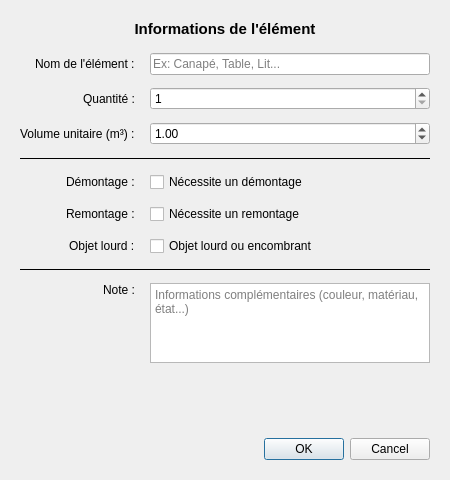
<?xml version="1.0" encoding="UTF-8"?>
<ui version="4.0">
 <class>ItemModifyierDialog</class>
 <widget class="QDialog" name="ItemModifyierDialog">
  <property name="geometry">
   <rect>
    <x>0</x>
    <y>0</y>
    <width>450</width>
    <height>480</height>
   </rect>
  </property>
  <property name="minimumSize">
   <size>
    <width>450</width>
    <height>480</height>
   </size>
  </property>
  <property name="maximumSize">
   <size>
    <width>450</width>
    <height>480</height>
   </size>
  </property>
  <property name="windowTitle">
   <string>Éditeur d'élément</string>
  </property>
  <property name="modal">
   <bool>true</bool>
  </property>
  <layout class="QVBoxLayout" name="verticalLayout">
   <property name="spacing">
    <number>15</number>
   </property>
   <property name="leftMargin">
    <number>20</number>
   </property>
   <property name="topMargin">
    <number>20</number>
   </property>
   <property name="rightMargin">
    <number>20</number>
   </property>
   <property name="bottomMargin">
    <number>20</number>
   </property>
   <item>
    <widget class="QLabel" name="titleLabel">
     <property name="font">
      <font>
       <pointsize>11</pointsize>
       <bold>true</bold>
      </font>
     </property>
     <property name="text">
      <string>Informations de l'élément</string>
     </property>
     <property name="alignment">
      <set>Qt::AlignmentFlag::AlignCenter</set>
     </property>
    </widget>
   </item>
   <item>
    <layout class="QFormLayout" name="formLayout">
     <property name="labelAlignment">
      <set>Qt::AlignmentFlag::AlignRight|Qt::AlignmentFlag::AlignTrailing|Qt::AlignmentFlag::AlignVCenter</set>
     </property>
     <property name="horizontalSpacing">
      <number>15</number>
     </property>
     <property name="verticalSpacing">
      <number>12</number>
     </property>
     <item row="0" column="0">
      <widget class="QLabel" name="nameLabel">
       <property name="text">
        <string>Nom de l'élément :</string>
       </property>
      </widget>
     </item>
     <item row="0" column="1">
      <widget class="QLineEdit" name="nameLineEdit">
       <property name="placeholderText">
        <string>Ex: Canapé, Table, Lit...</string>
       </property>
      </widget>
     </item>
     <item row="1" column="0">
      <widget class="QLabel" name="quantityLabel">
       <property name="text">
        <string>Quantité :</string>
       </property>
      </widget>
     </item>
     <item row="1" column="1">
      <widget class="QSpinBox" name="quantitySpinBox">
       <property name="minimum">
        <number>1</number>
       </property>
       <property name="maximum">
        <number>999</number>
       </property>
       <property name="value">
        <number>1</number>
       </property>
      </widget>
     </item>
     <item row="2" column="0">
      <widget class="QLabel" name="volumeLabel">
       <property name="text">
        <string>Volume unitaire (m³) :</string>
       </property>
      </widget>
     </item>
     <item row="2" column="1">
      <widget class="QDoubleSpinBox" name="volumeDoubleSpinBox">
       <property name="decimals">
        <number>2</number>
       </property>
       <property name="minimum">
        <double>0.010000000000000</double>
       </property>
       <property name="maximum">
        <double>999.990000000000009</double>
       </property>
       <property name="singleStep">
        <double>0.100000000000000</double>
       </property>
       <property name="value">
        <double>1.000000000000000</double>
       </property>
      </widget>
     </item>
     <item row="3" column="0" colspan="2">
      <widget class="Line" name="line">
       <property name="frameShadow">
        <enum>QFrame::Shadow::Plain</enum>
       </property>
       <property name="orientation">
        <enum>Qt::Orientation::Horizontal</enum>
       </property>
      </widget>
     </item>
     <item row="4" column="0">
      <widget class="QLabel" name="demontageLabel">
       <property name="text">
        <string>Démontage :</string>
       </property>
      </widget>
     </item>
     <item row="4" column="1">
      <widget class="QCheckBox" name="demontageCheckBox">
       <property name="text">
        <string>Nécessite un démontage</string>
       </property>
      </widget>
     </item>
     <item row="5" column="0">
      <widget class="QLabel" name="remontageLabel">
       <property name="text">
        <string>Remontage :</string>
       </property>
      </widget>
     </item>
     <item row="5" column="1">
      <widget class="QCheckBox" name="remontageCheckBox">
       <property name="text">
        <string>Nécessite un remontage</string>
       </property>
      </widget>
     </item>
     <item row="6" column="0">
      <widget class="QLabel" name="heavyLabel">
       <property name="text">
        <string>Objet lourd :</string>
       </property>
      </widget>
     </item>
     <item row="6" column="1">
      <widget class="QCheckBox" name="heavyCheckBox">
       <property name="text">
        <string>Objet lourd ou encombrant</string>
       </property>
      </widget>
     </item>
     <item row="7" column="0" colspan="2">
      <widget class="Line" name="line_2">
       <property name="frameShadow">
        <enum>QFrame::Shadow::Plain</enum>
       </property>
       <property name="orientation">
        <enum>Qt::Orientation::Horizontal</enum>
       </property>
      </widget>
     </item>
     <item row="8" column="0">
      <widget class="QLabel" name="noteLabel">
       <property name="text">
        <string>Note :</string>
       </property>
       <property name="alignment">
        <set>Qt::AlignmentFlag::AlignRight|Qt::AlignmentFlag::AlignTop|Qt::AlignmentFlag::AlignTrailing</set>
       </property>
      </widget>
     </item>
     <item row="8" column="1">
      <widget class="QTextEdit" name="noteTextEdit">
       <property name="maximumSize">
        <size>
         <width>16777215</width>
         <height>80</height>
        </size>
       </property>
       <property name="placeholderText">
        <string>Informations complémentaires (couleur, matériau, état...)</string>
       </property>
      </widget>
     </item>
    </layout>
   </item>
   <item>
    <spacer name="verticalSpacer">
     <property name="orientation">
      <enum>Qt::Orientation::Vertical</enum>
     </property>
     <property name="sizeHint" stdset="0">
      <size>
       <width>20</width>
       <height>10</height>
      </size>
     </property>
    </spacer>
   </item>
   <item>
    <widget class="QDialogButtonBox" name="buttonBox">
     <property name="orientation">
      <enum>Qt::Orientation::Horizontal</enum>
     </property>
     <property name="standardButtons">
      <set>QDialogButtonBox::StandardButton::Cancel|QDialogButtonBox::StandardButton::Ok</set>
     </property>
     <property name="centerButtons">
      <bool>false</bool>
     </property>
    </widget>
   </item>
  </layout>
 </widget>
 <resources/>
 <connections>
  <connection>
   <sender>buttonBox</sender>
   <signal>accepted()</signal>
   <receiver>ItemModifyierDialog</receiver>
   <slot>accept()</slot>
   <hints>
    <hint type="sourcelabel">
     <x>20</x>
     <y>20</y>
    </hint>
    <hint type="destinationlabel">
     <x>20</x>
     <y>20</y>
    </hint>
   </hints>
  </connection>
  <connection>
   <sender>buttonBox</sender>
   <signal>rejected()</signal>
   <receiver>ItemModifyierDialog</receiver>
   <slot>reject()</slot>
   <hints>
    <hint type="sourcelabel">
     <x>20</x>
     <y>20</y>
    </hint>
    <hint type="destinationlabel">
     <x>20</x>
     <y>20</y>
    </hint>
   </hints>
  </connection>
 </connections>
</ui>
